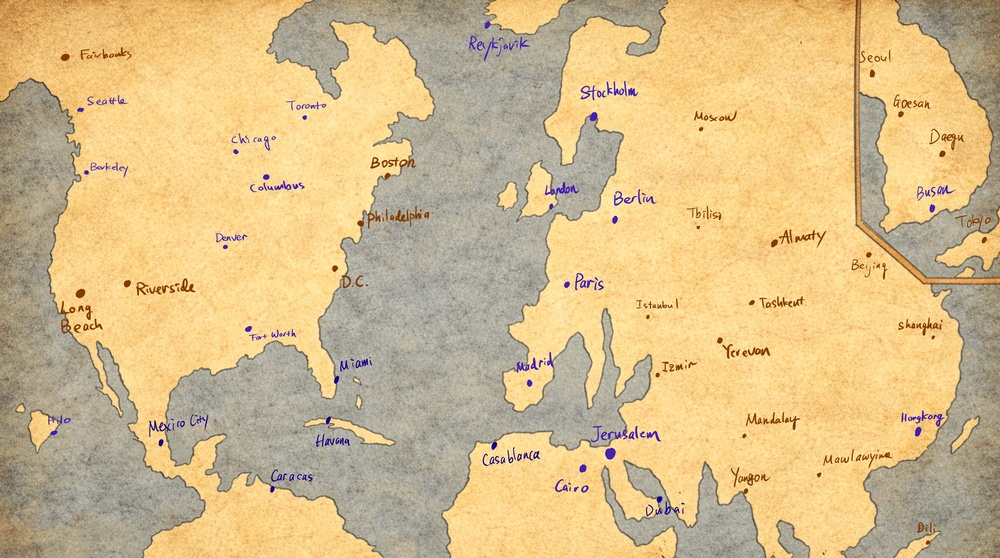
#> input picture ttr_map.jpeg, 1000 x 558 px, shrunk from 7622 x 4252 before the run
$ jupyter execute --allow-errors ocr.ipynb
#> lines starting #> are read from the running program, lines starting #| are printed output that depends on the picture; after the words box and inside, x2 and y2 are one past the last pixel; in counts of white or black regions, pixels touching at a corner belong together
# OCR City Labels

Extract city names and pixel coordinates from `ttr_map.jpeg` and store them for use in `missions.ipynb`.

Output: `city_ocr.json` with entries like `{"name": "Atlanta", "x": 1234, "y": 567}`.

[cell 1]
# Config
from pathlib import Path
IMAGE_PATH = Path('ttr_map.jpeg')
OUT_PATH = Path('city_ocr.json')

# Requirements: pytesseract + tesseract-ocr installed, plus pillow/opencv.
# This is a stub pipeline; fill in preprocessing + OCR steps below.

[cell 2]
# Load image (Pillow)
from PIL import Image

img = Image.open(IMAGE_PATH)
#> img is the input picture: PIL image 1000x558 RGB; mean R, G, B 213.9, 188, 139
# img

[cell 3]
# OCR pass with tesseract availability + tessdata check
import pytesseract
import shutil
import os
from pathlib import Path

tess_path = shutil.which('tesseract')
#> (the rest of this cell did not finish here and is left out)

[cell 4]
# TODO: filter OCR results for city names; compute center points.
# Store as list of dicts: {name, x, y}
cities = []

# Example structure (replace with real data)
# cities.append({"name": "Atlanta", "x": 1234, "y": 567})

import json
OUT_PATH.write_text(json.dumps(cities, indent=2))
print(f'Wrote {OUT_PATH} with {len(cities)} entries')

## Handwritten OCR + Dot Detection\n
\n
This section uses EasyOCR (better for handwriting than Tesseract) and OpenCV for dot detection.\n
If EasyOCR/OpenCV aren't available, install them first.\n

[cell 5]
# Optional installs (run in a terminal, not here):\n
# pip install easyocr opencv-python-headless\n
# For GPU: pip install easyocr and ensure CUDA is set up.\n

[cell 6]
# EasyOCR + dot detection config
OCR_LANGS = ['en']
OCR_GPU = False
OCR_MIN_CONF = 0.35
OCR_MIN_LEN = 3
OCR_ALLOW = 'ABCDEFGHIJKLMNOPQRSTUVWXYZabcdefghijklmnopqrstuvwxyz -'

PREPROCESS_OCR = True

# Dot detection thresholds (tune for your map)
DOT_HSV_LOWER = (0, 0, 0)
DOT_HSV_UPPER = (180, 255, 80)
DOT_AREA_MIN = 6
DOT_AREA_MAX = 200
DOT_R_MIN = 1.5
DOT_R_MAX = 8.0

MAX_DOT_DIST = 80.0

[cell 7]
# EasyOCR text detection
import numpy as np
import json
from pathlib import Path
from PIL import Image

try:
    import easyocr
except Exception:
    raise SystemExit('EasyOCR not available. Install with: pip install easyocr opencv-python-headless')

img_pil = Image.open(IMAGE_PATH).convert('RGB')
img = np.array(img_pil)

if PREPROCESS_OCR:
    try:
        import cv2
    except Exception:
        raise SystemExit('OpenCV not available for preprocessing. Install with: pip install opencv-python-headless')
    lab = cv2.cvtColor(img, cv2.COLOR_RGB2LAB)
#> lab: shape (558, 1000, 3); mean of channels 0, 1, 2 197.1, 130.7, 155.8
    l, a, b = cv2.split(lab)
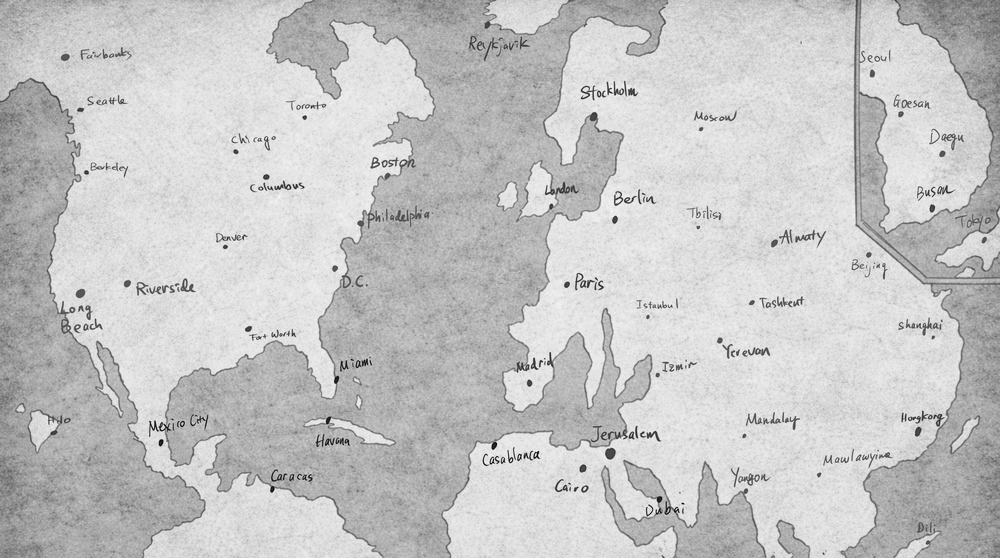
#> l: shape (558, 1000); min 10, max 247, mean 197.1
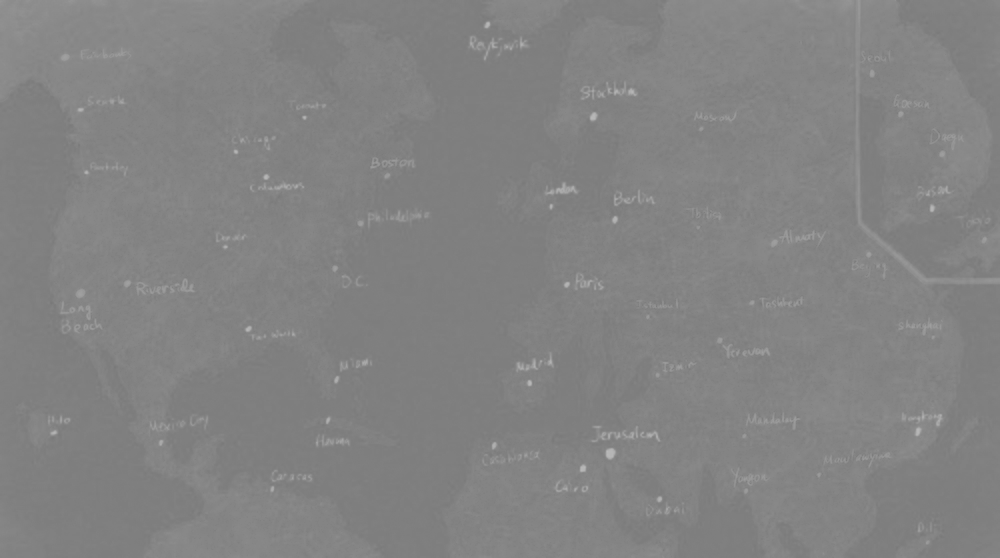
#> a: shape (558, 1000); min 121, max 185, mean 130.7
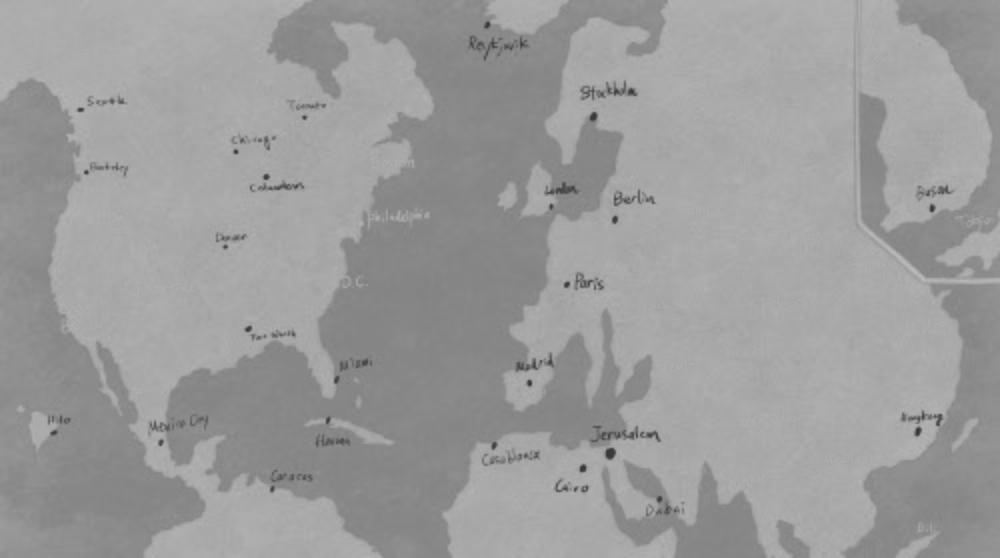
#> b: shape (558, 1000); min 54, max 186, mean 155.8
    clahe = cv2.createCLAHE(clipLimit=2.0, tileGridSize=(8, 8))
    l2 = clahe.apply(l)
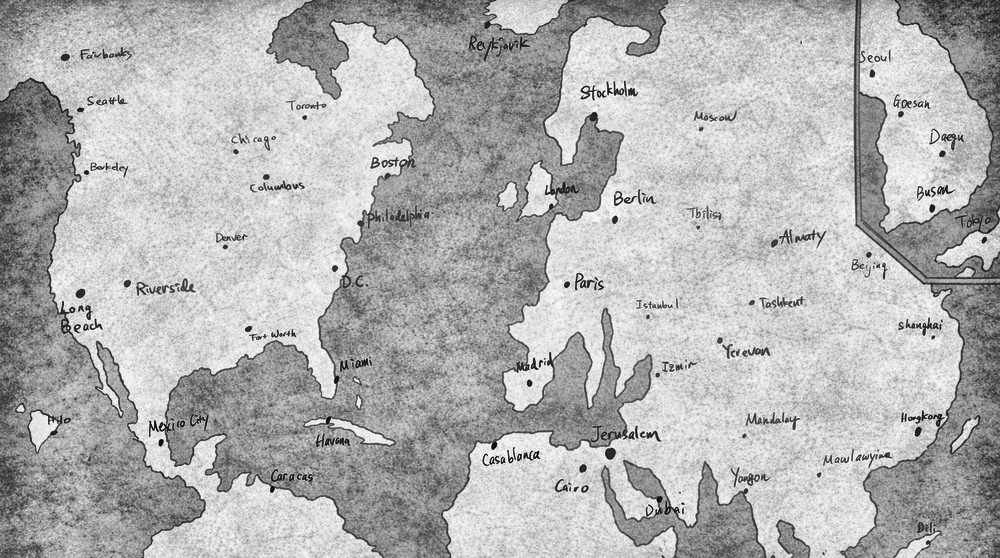
#> l2: shape (558, 1000); min 5, max 251, mean 178.2
    lab2 = cv2.merge((l2, a, b))
#> lab2: shape (558, 1000, 3); mean of channels 0, 1, 2 178.2, 130.7, 155.8
    img_ocr = cv2.cvtColor(lab2, cv2.COLOR_LAB2RGB)
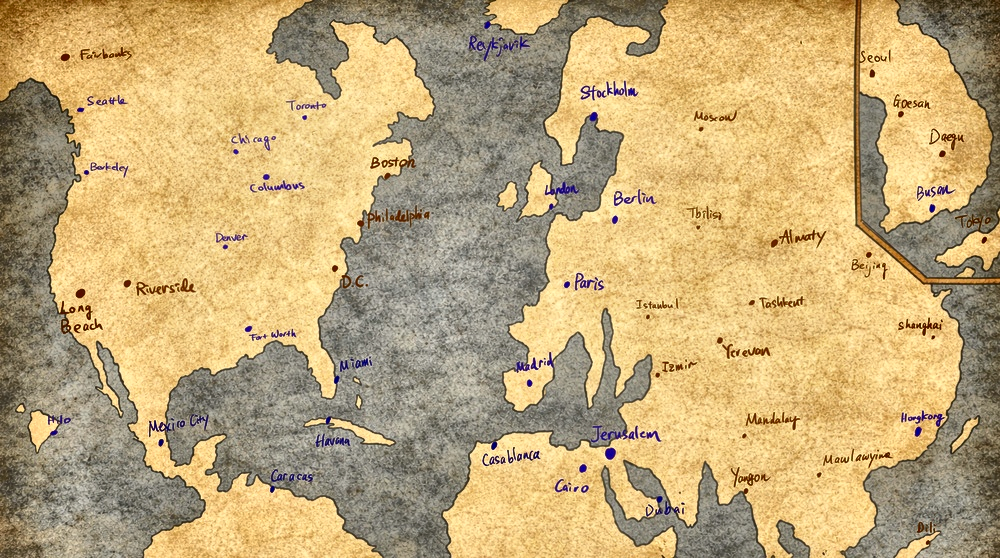
#> img_ocr: shape (558, 1000, 3); mean R, G, B 193.3, 168.9, 120.6
else:
    img_ocr = img

#> (the rest of this cell did not finish here and is left out)

[cell 8]
# Filter likely city names and compute center points for each text box
def bbox_center(bbox):
    xs = [p[0] for p in bbox]
    ys = [p[1] for p in bbox]
    return float(sum(xs) / len(xs)), float(sum(ys) / len(ys))

def clean_text(text):
    return ''.join(ch for ch in text if ch in OCR_ALLOW).strip()

cities_text = []
#> (the rest of this cell did not finish here and is left out)

[cell 9]
# Dot detection with OpenCV (adjust thresholds for dot color)
try:
    import cv2
except Exception:
    raise SystemExit('OpenCV not available. Install with: pip install opencv-python-headless')

img_bgr = cv2.cvtColor(img, cv2.COLOR_RGB2BGR)
hsv = cv2.cvtColor(img_bgr, cv2.COLOR_BGR2HSV)
#> hsv: shape (558, 1000, 3); mean H, S, V 22.2, 84.5, 214.2

mask = cv2.inRange(hsv, DOT_HSV_LOWER, DOT_HSV_UPPER)
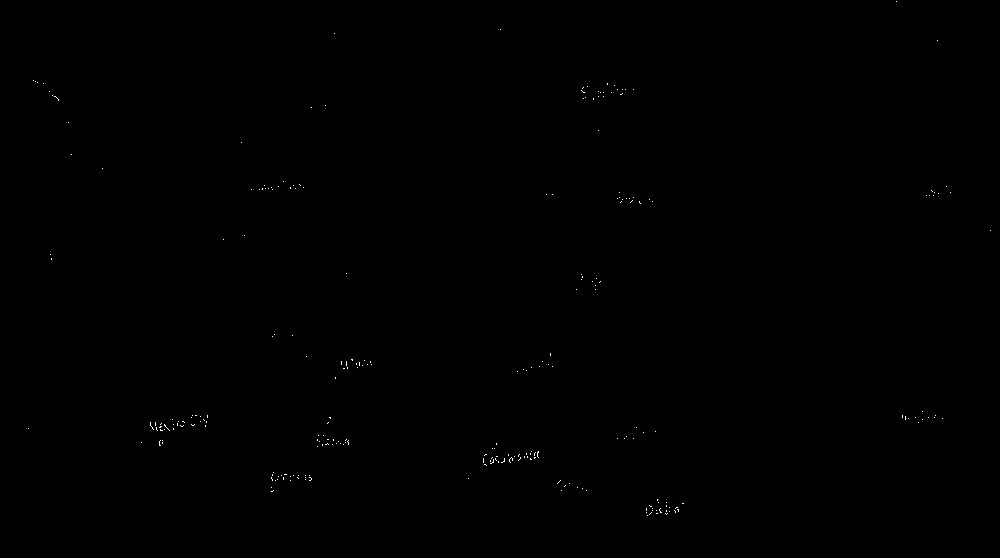
#> mask: shape (558, 1000); 0.09% white in thin lines or dots, all inside (x1, y1, x2, y2) = (28, 1, 991, 516)

# Clean mask
kernel = np.ones((3, 3), np.uint8)
mask = cv2.morphologyEx(mask, cv2.MORPH_OPEN, kernel, iterations=1)
#> mask: shape (558, 1000); every value is 0

contours, _ = cv2.findContours(mask, cv2.RETR_EXTERNAL, cv2.CHAIN_APPROX_SIMPLE)
#> contours = []
dots = []
for cnt in contours:
    area = cv2.contourArea(cnt)
    if area < DOT_AREA_MIN or area > DOT_AREA_MAX:
        continue
    (x, y), r = cv2.minEnclosingCircle(cnt)
    if r < DOT_R_MIN or r > DOT_R_MAX:
        continue
    dots.append({"x": float(x), "y": float(y), "r": float(r)})
#> this loop made 0 passes
#> after the loop, dots = []

len(dots)
#> Out = 0

[cell 10]
# Naive association: nearest dot to each text label
import math

def nearest_dot(x, y, dots):
    best = None
    best_d = 1e9
    for d in dots:
        dx = d['x'] - x
        dy = d['y'] - y
        dist = math.hypot(dx, dy)
        if dist < best_d:
            best_d = dist
            best = d
    return best, best_d

cities = []
for t in cities_text:
    d, dist = nearest_dot(t['x'], t['y'], dots)
    if d is None or dist > MAX_DOT_DIST:
        continue
    cities.append({"name": t['name'], "x": d['x'], "y": d['y'], "text_x": t['x'], "text_y": t['y'], "conf": t['conf'], "dot_dist": float(dist)})
#> after the loop, cities = []

OUT_PATH.write_text(json.dumps(cities, indent=2))
print(f'Wrote {OUT_PATH} with {len(cities)} entries')
#| Wrote city_ocr.json with 0 entries

[cell 11]
# Quick visualization of OCR boxes and detected dots
import matplotlib.pyplot as plt

plt.figure(figsize=(10, 8))
plt.imshow(img)
for t in cities_text:
    plt.scatter(t['x'], t['y'], s=12, c='yellow')
for d in dots:
    plt.scatter(d['x'], d['y'], s=12, c='red')
plt.title('Yellow = OCR text centers, Red = dot centers')
plt.axis('off')
plt.show()
